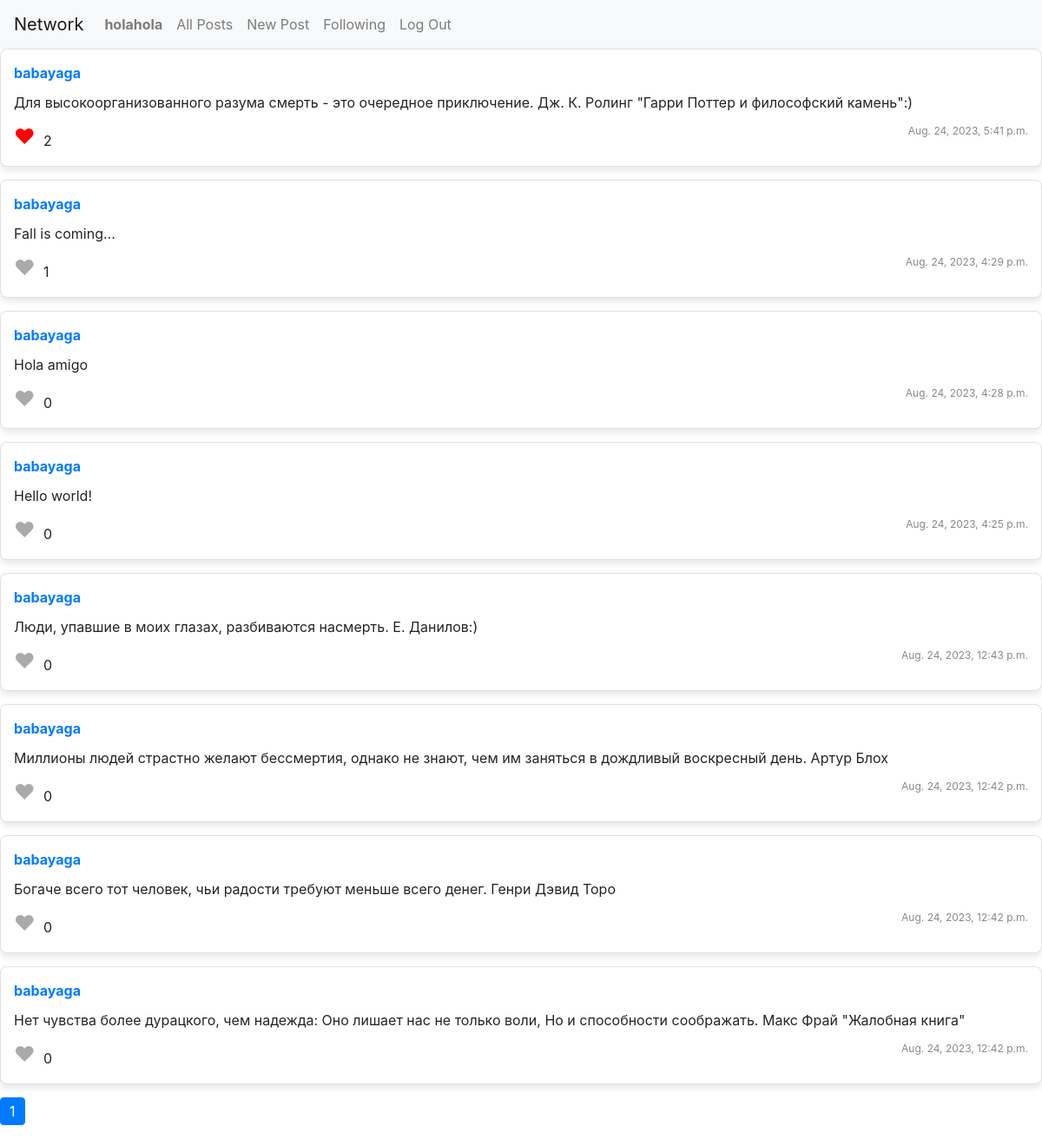
Page /following (signed in) on the committed database.
### network/models.py (models this page shows, shortened)
class User(AbstractUser):
    followers = models.ManyToManyField("self", blank=True, related_name="following", symmetrical=False)
    liked_posts = models.ManyToManyField('Post', related_name='liked_by', blank=True)

class Post(models.Model):
    user = models.ForeignKey(User, on_delete=models.CASCADE, related_name="posts")
    content = models.TextField()
    timestamp = models.DateTimeField(auto_now_add=True)
    likes = models.PositiveIntegerField(default=0)

### network/views.py (the view)
# urls.py: path("following", views.following, name="following"),
def following(request):
    if not request.user.is_authenticated:
        return HttpResponseRedirect(reverse("login"))
    followed_users = request.user.following.all()
    posts_list = Post.objects.filter(user__in=followed_users).order_by('-timestamp')
    paginator = Paginator(posts_list, 10)  # Show 10 posts per page
    page = request.GET.get('page')
    try:
        posts = paginator.page(page)
    except PageNotAnInteger:
        posts = paginator.page(1)
    except EmptyPage:
        posts = paginator.page(paginator.num_pages)
    return render(request, "network/following.html", {"posts": posts})

### network/templates/network/following.html (shortened to what this page needs)
{% extends "network/layout.html" %}
{% block body %}
{% for post in posts %}
    <div class="post-container" data-postid="{{ post.id }}">
        <strong><a href="{% url 'profile' post.user.username %}">{{ post.user.username }}</a></strong>
        <p class="post-content">{{ post.content }}</p>
        <p class="post-timestamp">{{ post.timestamp }}</p>
        {% if user.is_authenticated %}
            <span class="heart-btn {% if post in user.liked_posts.all %}liked{% endif %}" data-postid="{{ post.id }}" data-liked="{% if post in user.liked_posts.all %}true{% else %}false{% endif %}">&#9829;</span>
            <span class="likes-counter">{{ post.likes }}</span>
        {% else %}
            <span class="likes-counter">{{ post.likes }}</span>
        {% endif %}
    </div>
    {% endfor %}
    <nav aria-label="Page navigation">
        <ul class="pagination">
            {% for i in posts.paginator.page_range %}
                <li class="page-item {% if posts.number == i %}active{% endif %}"><a class="page-link" href="?page={{ i }}">{{ i }}</a></li>
            {% endfor %}
        </ul>
    </nav>
{% endblock %}

### network/templates/network/layout.html (shortened to what this page needs)
{% load static %}
<!DOCTYPE html>
<html lang="en">
    <head>
        <link rel="stylesheet" href="https://stackpath.bootstrapcdn.com/bootstrap/4.4.1/css/bootstrap.min.css">
        <link href="{% static 'network/styles.css' %}" rel="stylesheet">
    </head>
    <body>
        <nav class="navbar navbar-expand-lg navbar-light bg-light">
            <a class="navbar-brand" href="#">Network</a>
            <div>
              <ul class="navbar-nav mr-auto">
                {% if user.is_authenticated %}
                    <li class="nav-item">
                        <a class="nav-link" href="#"><strong>{{ user.username }}</strong></a>
                    </li>
                {% endif %}
                <li class="nav-item">
                  <a class="nav-link" href="{% url 'index' %}">All Posts</a>
                </li>
                {% if user.is_authenticated %}
                    <li class="nav-item">
                        <a class="nav-link" href="{% url 'new_post' %}">New Post</a>
                    </li>
                    <li class="nav-item">
                        <a class="nav-link" href="{% url 'following' %}">Following</a>
                    </li>
                    <li class="nav-item">
                        <a class="nav-link" href="{% url 'logout' %}">Log Out</a>
                    </li>
                {% endif %}
              </ul>
            </div>
          </nav>
        <div class="body">
            {% block body %}
            {% endblock %}
        </div>
    </body>
</html>

### network/static/network/styles.css (style rules this page uses)
.page-link { padding: 5px 10px; border: 1px solid #ddd; margin: 0 5px; text-decoration: none; color: #333; }
.heart-btn { display: inline-block; font-size: 24px; color: #aaa; cursor: pointer; margin-right: 5px; user-select: none; }
.heart-btn.liked { color: red; }
.likes-counter { display: inline-block; vertical-align: middle; }
.post-container { border: 1px solid #e1e1e1; padding: 15px; margin-bottom: 15px; border-radius: 8px; background-color: #ffffff; box-shadow: 0 4px 8px rgba(0, 0, 0, 0.1); position: relative; }
.post-content { margin-top: 10px; margin-bottom: 10px; font-size: 16px; }
.post-timestamp { font-size: 12px; color: #888; position: absolute; bottom: 15px; right: 15px; }

### rows in the picture
User: username "holahola"
Post: user.username "babayaga", content "Для высокоорганизованного разума смерть - это очередное приключение. Дж. К. Ролинг \"Гарри Поттер и философский камень\":)", timestamp "Aug. 24, 2023, 5:41 p.m.", likes "2"
Post: user.username "babayaga", content "Fall is coming...", timestamp "Aug. 24, 2023, 4:29 p.m.", likes "1"
Post: user.username "babayaga", content "Hola amigo", timestamp "Aug. 24, 2023, 4:28 p.m.", likes "0"
Post: user.username "babayaga", content "Hello world!", timestamp "Aug. 24, 2023, 4:25 p.m.", likes "0"
Post: user.username "babayaga", content "Люди, упавшие в моих глазах, разбиваются насмерть. Е. Данилов:)", timestamp "Aug. 24, 2023, 12:43 p.m.", likes "0"
Post: user.username "babayaga", content "Миллионы людей страстно желают бессмертия, однако не знают, чем им заняться в дождливый воскресный день. Артур Блох", timestamp "Aug. 24, 2023, 12:42 p.m.", likes "0"
Post: user.username "babayaga", content "Богаче всего тот человек, чьи радости требуют меньше всего денег. Генри Дэвид Торо", timestamp "Aug. 24, 2023, 12:42 p.m.", likes "0"
Post: user.username "babayaga", content "Нет чувства более дурацкого, чем надежда: Оно лишает нас не только воли, Но и способности соображать. Макс Фрай \"Жалобная книга\"", timestamp "Aug. 24, 2023, 12:42 p.m.", likes "0"

### other values in the picture
{{ i }} "1"
